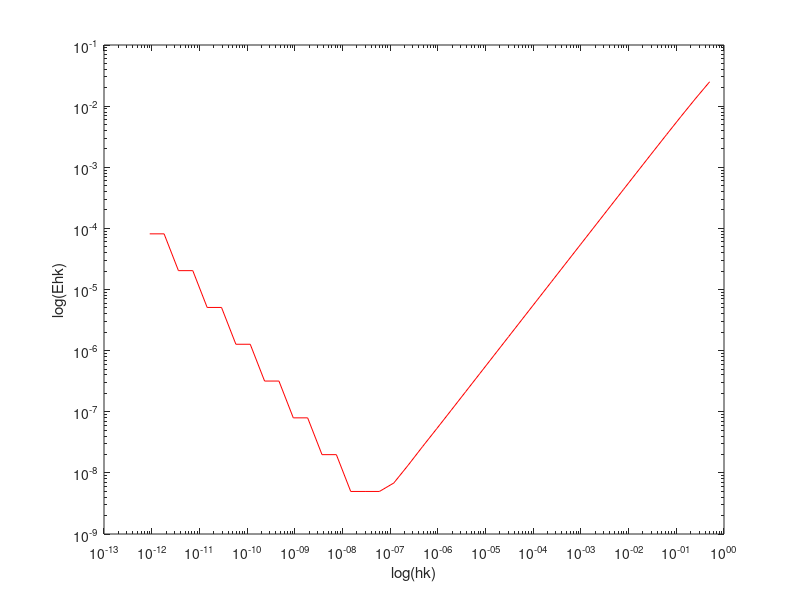

The MATLAB source for this figure:
N=40;
x=3;
hk_arr=zeros(1,40);
Eh_k_arr=zeros(1,40);

fprintf(' ______________________________________________ \n');
fprintf('| k  |     hk     |   f%s(x)    |      Ehk      |\n', '''');
fprintf('|----+------------+------------+---------------|\n');

for k=1:N
    hk=1/(2^k);
    hk_arr(k)=hk;
    fh_x=(1/hk).*(log(x+hk)-log(x));
    Eh_k=abs((1/x) - fh_x);
    Eh_k_arr(k)=Eh_k;
    fprintf('|%2d  |  %f  |  %f  |  %ld |\n',k,hk,fh_x,Eh_k);
    fprintf('|----+------------+------------+---------------|\n');
end


loglog(hk_arr,Eh_k_arr,'r');
p=polyfit(log(hk_arr),log(Eh_k_arr),1);
disp(p);
xlabel('log(hk)');
ylabel('log(Ehk)');
